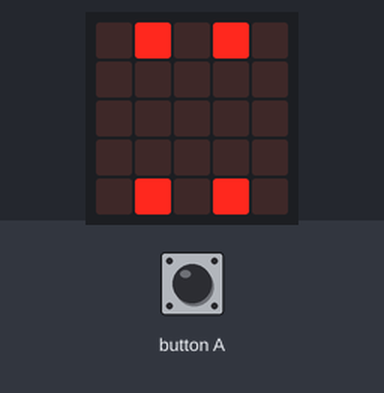
This program was run on a simulated BBC micro:bit (MakeCode). Shown: the board's 5×5 LED display. Inputs (shaded band) come from the test bench.

Above: at 1.2 s.
1.3 s: button A pressed for 0.15 s
Timing chart, 0 to 4.3 s (numbered marks = the images above; inputs shaded):
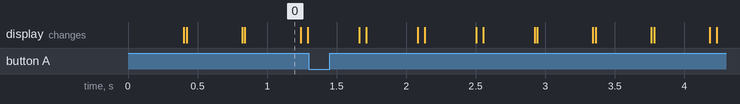

The program:

main.ts
```typescript
input.onButtonPressed(Button.A, function () {
    Pong_1 = game.createSprite(1, 2)
})
let Pong_1: game.LedSprite = null
Pong_1 = game.createSprite(0, 2)
basic.forever(function () {
    basic.showLeds(`
        . # . # .
        . . . . .
        . . . . .
        . . . . .
        . # . # .
        `)
    Pong_1 = game.createSprite(0, 2)
})
```

test.ts
```typescript
// tests gaan hier; deze zal niet worden gecompileerd wanneer dit pakket wordt gebruikt als extensie.
```

Measured:
- what the display in image 0 shows lasts 0.4 s, from 0.8 s to 1.2 s
